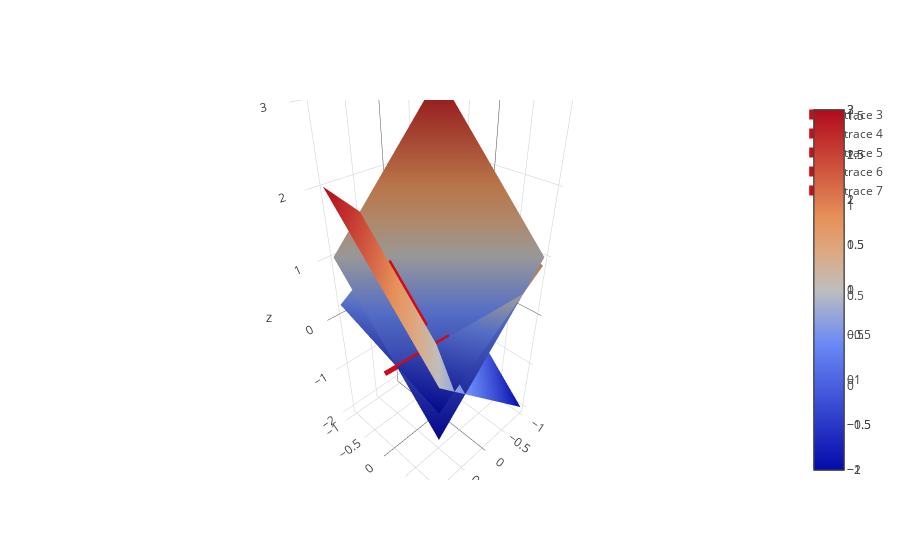

Here is the notebook cell this chart was saved with:
### Code cell
objs = [plane1, plane2, plane3, line1, line2, line3, line4, line5]
data = [o.goify() for o in objs]
py.iplot(data)

### Figure 1 — Plotly figure (JSON) as saved in the notebook; plotly's stock layout.template omitted (floating-point values rounded to 4 significant figures)
{"data": [{"type": "surface", "x": [[-1, 1], [-1, 1]], "y": [[-1, -1], [1, 1]], "z": [[3, 1.0], [1.0, -1.0]]}, {"type": "surface", "x": [[-1, 1], [-1, 1]], "y": [[-1, -1], [1, 1]], "z": [[0, 2], [-2, 0]]}, {"type": "surface", "x": [[-1, 1], [-1, 1]], "y": [[-1, -1], [1, 1]], "z": [[1.533, 0.2], [0.8667, -0.4667]]}, {"line": {"color": "rgb(205, 12, 24)", "width": 10}, "mode": "lines", "type": "scatter3d", "x": [0.5, 0.5], "y": [0.25, -0.4571], "z": [0.25, 0.9571]}, {"line": {"color": "rgb(205, 12, 24)", "width": 10}, "mode": "lines", "type": "scatter3d", "x": [0.3368, 0.6613], "y": [0.04211, 0.8532], "z": [0.2947, -0.1919]}, {"line": {"color": "rgb(205, 12, 24)", "width": 10}, "mode": "lines", "type": "scatter3d", "x": [0.3333, 1.15], "y": [0.5333, 0.1251], "z": [0.1333, -0.2749]}, {"line": {"color": "rgb(205, 12, 24)", "width": 10}, "mode": "lines", "type": "scatter3d", "x": [0.3333, 1.15], "y": [0.5333, 0.1251], "z": [0.1333, -0.2749]}, {"line": {"color": "rgb(205, 12, 24)", "width": 10}, "mode": "lines", "type": "scatter3d", "x": [0.3333, 1.15], "y": [0.5333, 0.1251], "z": [0.1333, -0.2749]}], "layout": {}}
